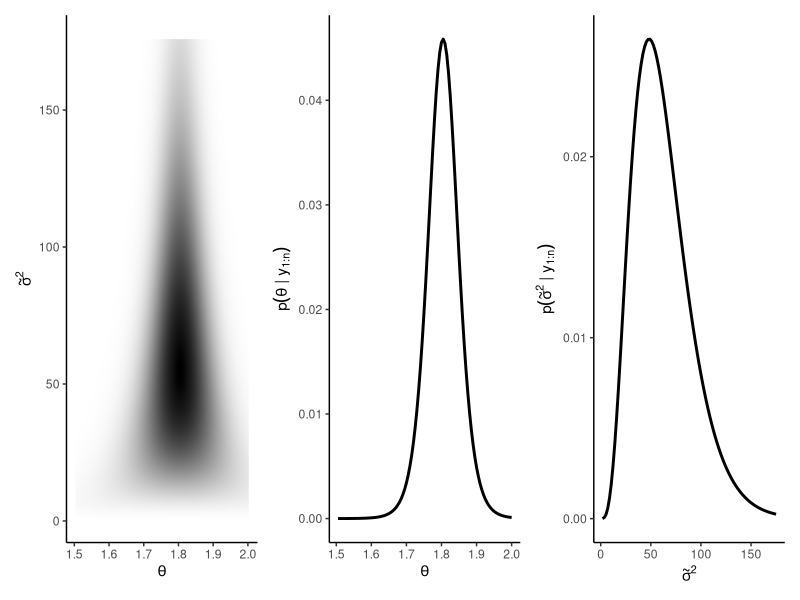

This chart was generated by the following R code:
## ---- chunk 1
library(ggplot2)
library(dplyr)
library(patchwork)
library(scales)

## -----------------------------
## Data and semiconjugate prior
## -----------------------------
y  <- c(1.64,1.70,1.72,1.74,1.82,1.82,1.82,1.90,2.08)
n  <- length(y)

mu0     <- 1.9
tau0_sq <- 0.95^2
nu0     <- 1
s20     <- 0.01

## -----------------------------
## Grids: theta and precision (tilde sigma^2 = 1/sigma^2)
## -----------------------------
G <- 100
H <- 100
mean.grid <- seq(1.505, 2.00, length.out = G)
prec.grid <- seq(1.75, 175,  length.out = H)

post.grid <- matrix(NA_real_, nrow = G, ncol = H)

## -----------------------------
## Discrete joint posterior on the grid
## p(theta, prec | y) ∝ p(theta) p(prec) ∏ N(y_i | theta, 1/prec)
## -----------------------------
for (g in 1:G) {
  for (h in 1:H) {
    post.grid[g, h] <-
      dnorm(mean.grid[g], mu0, sqrt(tau0_sq)) *
      dgamma(prec.grid[h], shape = nu0/2, rate = s20*nu0/2) *
      prod(dnorm(y, mean.grid[g], sd = 1 / sqrt(prec.grid[h])))
  }
}
post.grid <- post.grid / sum(post.grid)

## -----------------------------
## Data frame + marginals
## -----------------------------
post_df <- expand.grid(theta = mean.grid, prec = prec.grid)
post_df$prob <- as.vector(post.grid)

theta_marg <- post_df %>%
  group_by(theta) %>%
  summarise(prob = sum(prob), .groups = "drop")

prec_marg <- post_df %>%
  group_by(prec) %>%
  summarise(prob = sum(prob), .groups = "drop")

## -----------------------------
## Plots (Figure 6.1 style)
## -----------------------------
p_joint <- ggplot(post_df, aes(theta, prec, fill = prob)) +
  geom_raster(interpolate = TRUE) +
  scale_fill_gradient(low = "white", high = "black",
                      trans = "sqrt", labels = label_number()) +
  labs(x = expression(theta),
       y = expression(tilde(sigma)^2)) +
  theme_classic() +
  theme(legend.position = "none")

p_theta <- ggplot(theta_marg, aes(theta, prob)) +
  geom_line(linewidth = 1) +
  labs(x = expression(theta),
       y = expression(p(theta~"|"~y[1:n]))) +
  theme_classic()

p_prec <- ggplot(prec_marg, aes(prec, prob)) +
  geom_line(linewidth = 1) +
  labs(x = expression(tilde(sigma)^2),
       y = expression(p(tilde(sigma)^2~"|"~y[1:n]))) +
  theme_classic()

p_joint + p_theta + p_prec
## ---- chunk 2
# TBA
